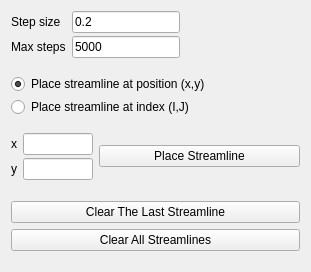
           <widget class="QWidget" name="postProcessTabPage2">
            <attribute name="title">
             <string>Streamline</string>
            </attribute>
            <layout class="QGridLayout" name="_100">
             <item row="0" column="0">
              <layout class="QVBoxLayout" name="_101">
               <item>
                <layout class="QGridLayout" name="_102">
                 <property name="horizontalSpacing">
                  <number>6</number>
                 </property>
                 <property name="verticalSpacing">
                  <number>3</number>
                 </property>
                 <item row="0" column="0">
                  <widget class="QLabel" name="label_144">
                   <property name="text">
                    <string>Step size</string>
                   </property>
                  </widget>
                 </item>
                 <item row="0" column="1">
                  <widget class="QLineEdit" name="streamlineStepSizeEdit">
                   <property name="text">
                    <string>0.2</string>
                   </property>
                  </widget>
                 </item>
                 <item row="0" column="2" rowspan="2">
                  <spacer>
                   <property name="orientation">
                    <enum>Qt::Horizontal</enum>
                   </property>
                   <property name="sizeType">
                    <enum>QSizePolicy::Maximum</enum>
                   </property>
                   <property name="sizeHint" stdset="0">
                    <size>
                     <width>120</width>
                     <height>23</height>
                    </size>
                   </property>
                  </spacer>
                 </item>
                 <item row="1" column="0">
                  <widget class="QLabel" name="label_145">
                   <property name="text">
                    <string>Max steps</string>
                   </property>
                  </widget>
                 </item>
                 <item row="1" column="1">
                  <widget class="QLineEdit" name="streamlineMaxStepsEdit">
                   <property name="text">
                    <string>5000</string>
                   </property>
                  </widget>
                 </item>
                </layout>
               </item>
               <item>
                <layout class="QGridLayout" name="_103">
                 <property name="verticalSpacing">
                  <number>3</number>
                 </property>
                 <item row="1" column="0">
                  <widget class="QRadioButton" name="placeStreamlineXYradio">
                   <property name="text">
                    <string>Place streamline at position (x,y)</string>
                   </property>
                   <property name="checked">
                    <bool>true</bool>
                   </property>
                  </widget>
                 </item>
                 <item row="2" column="0">
                  <widget class="QRadioButton" name="placeStreamlineIJradio">
                   <property name="text">
                    <string>Place streamline at index (I,J)</string>
                   </property>
                  </widget>
                 </item>
                 <item row="0" column="0">
                  <spacer name="verticalSpacer_20">
                   <property name="orientation">
                    <enum>Qt::Vertical</enum>
                   </property>
                   <property name="sizeType">
                    <enum>QSizePolicy::Minimum</enum>
                   </property>
                   <property name="sizeHint" stdset="0">
                    <size>
                     <width>20</width>
                     <height>10</height>
                    </size>
                   </property>
                  </spacer>
                 </item>
                </layout>
               </item>
               <item>
                <spacer name="verticalSpacer_21">
                 <property name="orientation">
                  <enum>Qt::Vertical</enum>
                 </property>
                 <property name="sizeType">
                  <enum>QSizePolicy::Minimum</enum>
                 </property>
                 <property name="sizeHint" stdset="0">
                  <size>
                   <width>20</width>
                   <height>10</height>
                  </size>
                 </property>
                </spacer>
               </item>
               <item>
                <layout class="QGridLayout" name="_104">
                 <property name="horizontalSpacing">
                  <number>6</number>
                 </property>
                 <property name="verticalSpacing">
                  <number>3</number>
                 </property>
                 <item row="0" column="0">
                  <widget class="QLabel" name="streamlineXlabel">
                   <property name="sizePolicy">
                    <sizepolicy hsizetype="Ignored" vsizetype="Preferred">
                     <horstretch>0</horstretch>
                     <verstretch>0</verstretch>
                    </sizepolicy>
                   </property>
                   <property name="minimumSize">
                    <size>
                     <width>0</width>
                     <height>0</height>
                    </size>
                   </property>
                   <property name="maximumSize">
                    <size>
                     <width>25</width>
                     <height>16777215</height>
                    </size>
                   </property>
                   <property name="text">
                    <string>x</string>
                   </property>
                  </widget>
                 </item>
                 <item row="0" column="1">
                  <widget class="QLineEdit" name="placeStreamlineXedit">
                   <property name="sizePolicy">
                    <sizepolicy hsizetype="Minimum" vsizetype="Fixed">
                     <horstretch>0</horstretch>
                     <verstretch>0</verstretch>
                    </sizepolicy>
                   </property>
                   <property name="minimumSize">
                    <size>
                     <width>30</width>
                     <height>0</height>
                    </size>
                   </property>
                   <property name="maximumSize">
                    <size>
                     <width>70</width>
                     <height>16777215</height>
                    </size>
                   </property>
                  </widget>
                 </item>
                 <item row="0" column="2" rowspan="2">
                  <widget class="QPushButton" name="placeStreamlineButton">
                   <property name="sizePolicy">
                    <sizepolicy hsizetype="Expanding" vsizetype="Fixed">
                     <horstretch>0</horstretch>
                     <verstretch>0</verstretch>
                    </sizepolicy>
                   </property>
                   <property name="text">
                    <string>Place Streamline</string>
                   </property>
                  </widget>
                 </item>
                 <item row="1" column="0">
                  <widget class="QLabel" name="streamlineYlabel">
                   <property name="sizePolicy">
                    <sizepolicy hsizetype="Minimum" vsizetype="Ignored">
                     <horstretch>0</horstretch>
                     <verstretch>0</verstretch>
                    </sizepolicy>
                   </property>
                   <property name="minimumSize">
                    <size>
                     <width>0</width>
                     <height>0</height>
                    </size>
                   </property>
                   <property name="maximumSize">
                    <size>
                     <width>25</width>
                     <height>16777215</height>
                    </size>
                   </property>
                   <property name="text">
                    <string>y</string>
                   </property>
                  </widget>
                 </item>
                 <item row="1" column="1">
                  <widget class="QLineEdit" name="placeStreamlineYedit">
                   <property name="sizePolicy">
                    <sizepolicy hsizetype="Minimum" vsizetype="Fixed">
                     <horstretch>0</horstretch>
                     <verstretch>0</verstretch>
                    </sizepolicy>
                   </property>
                   <property name="minimumSize">
                    <size>
                     <width>30</width>
                     <height>0</height>
                    </size>
                   </property>
                   <property name="maximumSize">
                    <size>
                     <width>70</width>
                     <height>16777215</height>
                    </size>
                   </property>
                  </widget>
                 </item>
                </layout>
               </item>
               <item>
                <spacer name="verticalSpacer_14">
                 <property name="orientation">
                  <enum>Qt::Vertical</enum>
                 </property>
                 <property name="sizeType">
                  <enum>QSizePolicy::Minimum</enum>
                 </property>
                 <property name="sizeHint" stdset="0">
                  <size>
                   <width>20</width>
                   <height>15</height>
                  </size>
                 </property>
                </spacer>
               </item>
               <item>
                <widget class="QPushButton" name="clearTheLastStreamlineButton">
                 <property name="text">
                  <string>Clear The Last Streamline</string>
                 </property>
                </widget>
               </item>
               <item>
                <widget class="QPushButton" name="clearAllStreamlinesButton">
                 <property name="text">
                  <string>Clear All Streamlines</string>
                 </property>
                </widget>
               </item>
              </layout>
             </item>
             <item row="1" column="0">
              <spacer>
               <property name="orientation">
                <enum>Qt::Vertical</enum>
               </property>
               <property name="sizeType">
                <enum>QSizePolicy::MinimumExpanding</enum>
               </property>
               <property name="sizeHint" stdset="0">
                <size>
                 <width>20</width>
                 <height>10</height>
                </size>
               </property>
              </spacer>
             </item>
            </layout>
           </widget>
